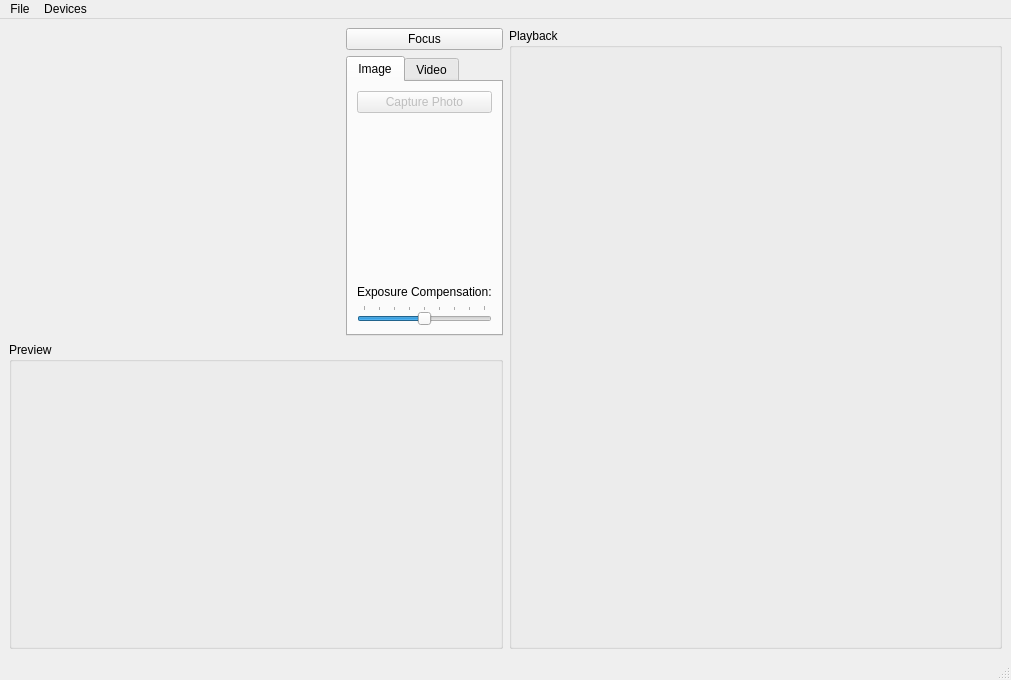
<?xml version="1.0" encoding="UTF-8"?>
<ui version="4.0">
 <class>MainWindowUi</class>
 <widget class="QMainWindow" name="MainWindowUi">
  <property name="geometry">
   <rect>
    <x>0</x>
    <y>0</y>
    <width>1011</width>
    <height>680</height>
   </rect>
  </property>
  <property name="windowTitle">
   <string>Camera</string>
  </property>
  <widget class="QWidget" name="centralwidget">
   <layout class="QHBoxLayout" name="horizontalLayout_3">
    <item>
     <layout class="QVBoxLayout" name="verticalLayout_3">
      <item>
       <layout class="QHBoxLayout" name="horizontalLayout">
        <item>
         <widget class="QStackedWidget" name="stackedWidget">
          <property name="sizePolicy">
           <sizepolicy hsizetype="Preferred" vsizetype="Preferred">
            <horstretch>1</horstretch>
            <verstretch>0</verstretch>
           </sizepolicy>
          </property>
          <property name="palette">
           <palette>
            <active>
             <colorrole role="Base">
              <brush brushstyle="SolidPattern">
               <color alpha="255">
                <red>255</red>
                <green>255</green>
                <blue>255</blue>
               </color>
              </brush>
             </colorrole>
             <colorrole role="Window">
              <brush brushstyle="SolidPattern">
               <color alpha="255">
                <red>145</red>
                <green>145</green>
                <blue>145</blue>
               </color>
              </brush>
             </colorrole>
            </active>
            <inactive>
             <colorrole role="Base">
              <brush brushstyle="SolidPattern">
               <color alpha="255">
                <red>255</red>
                <green>255</green>
                <blue>255</blue>
               </color>
              </brush>
             </colorrole>
             <colorrole role="Window">
              <brush brushstyle="SolidPattern">
               <color alpha="255">
                <red>145</red>
                <green>145</green>
                <blue>145</blue>
               </color>
              </brush>
             </colorrole>
            </inactive>
            <disabled>
             <colorrole role="Base">
              <brush brushstyle="SolidPattern">
               <color alpha="255">
                <red>145</red>
                <green>145</green>
                <blue>145</blue>
               </color>
              </brush>
             </colorrole>
             <colorrole role="Window">
              <brush brushstyle="SolidPattern">
               <color alpha="255">
                <red>145</red>
                <green>145</green>
                <blue>145</blue>
               </color>
              </brush>
             </colorrole>
            </disabled>
           </palette>
          </property>
          <property name="currentIndex">
           <number>0</number>
          </property>
          <widget class="QWidget" name="viewfinderPage">
           <layout class="QGridLayout" name="gridLayout_5">
            <item row="0" column="0">
             <widget class="QCameraViewfinder" name="viewfinder" native="true"/>
            </item>
           </layout>
          </widget>
          <widget class="QWidget" name="previewPage">
           <layout class="QGridLayout" name="gridLayout_4">
            <item row="0" column="0">
             <widget class="QLabel" name="lastImagePreviewLabel">
              <property name="sizePolicy">
               <sizepolicy hsizetype="Preferred" vsizetype="MinimumExpanding">
                <horstretch>0</horstretch>
                <verstretch>0</verstretch>
               </sizepolicy>
              </property>
              <property name="frameShape">
               <enum>QFrame::Box</enum>
              </property>
              <property name="text">
               <string/>
              </property>
             </widget>
            </item>
           </layout>
          </widget>
         </widget>
        </item>
        <item>
         <layout class="QVBoxLayout" name="verticalLayout">
          <item>
           <widget class="QPushButton" name="lockButton">
            <property name="text">
             <string>Focus</string>
            </property>
           </widget>
          </item>
          <item>
           <widget class="QTabWidget" name="captureWidget">
            <property name="currentIndex">
             <number>0</number>
            </property>
            <widget class="QWidget" name="tab_2">
             <attribute name="title">
              <string>Image</string>
             </attribute>
             <layout class="QGridLayout" name="gridLayout">
              <item row="0" column="0">
               <widget class="QPushButton" name="takeImageButton">
                <property name="enabled">
                 <bool>false</bool>
                </property>
                <property name="text">
                 <string>Capture Photo</string>
                </property>
                <property name="icon">
                 <iconset>
                  <normaloff>:AppRes/Resources/shutter.svg</normaloff>:AppRes/Resources/shutter.svg</iconset>
                </property>
               </widget>
              </item>
              <item row="1" column="0">
               <spacer name="verticalSpacer_2">
                <property name="orientation">
                 <enum>Qt::Vertical</enum>
                </property>
                <property name="sizeHint" stdset="0">
                 <size>
                  <width>20</width>
                  <height>161</height>
                 </size>
                </property>
               </spacer>
              </item>
              <item row="2" column="0">
               <widget class="QLabel" name="label">
                <property name="text">
                 <string>Exposure Compensation:</string>
                </property>
               </widget>
              </item>
              <item row="3" column="0">
               <widget class="QSlider" name="exposureCompensation">
                <property name="minimum">
                 <number>-4</number>
                </property>
                <property name="maximum">
                 <number>4</number>
                </property>
                <property name="pageStep">
                 <number>2</number>
                </property>
                <property name="orientation">
                 <enum>Qt::Horizontal</enum>
                </property>
                <property name="tickPosition">
                 <enum>QSlider::TicksAbove</enum>
                </property>
               </widget>
              </item>
             </layout>
            </widget>
            <widget class="QWidget" name="tab">
             <attribute name="title">
              <string>Video</string>
             </attribute>
             <layout class="QGridLayout" name="gridLayout_2">
              <item row="0" column="0">
               <widget class="QPushButton" name="recordButton">
                <property name="text">
                 <string>Record</string>
                </property>
               </widget>
              </item>
              <item row="1" column="0">
               <widget class="QPushButton" name="pauseButton">
                <property name="text">
                 <string>Pause</string>
                </property>
               </widget>
              </item>
              <item row="2" column="0">
               <widget class="QPushButton" name="stopButton">
                <property name="text">
                 <string>Stop</string>
                </property>
               </widget>
              </item>
              <item row="3" column="0">
               <spacer name="verticalSpacer">
                <property name="orientation">
                 <enum>Qt::Vertical</enum>
                </property>
                <property name="sizeHint" stdset="0">
                 <size>
                  <width>20</width>
                  <height>76</height>
                 </size>
                </property>
               </spacer>
              </item>
              <item row="4" column="0">
               <widget class="QPushButton" name="muteButton">
                <property name="text">
                 <string>Mute</string>
                </property>
                <property name="checkable">
                 <bool>true</bool>
                </property>
               </widget>
              </item>
             </layout>
            </widget>
           </widget>
          </item>
         </layout>
        </item>
       </layout>
      </item>
      <item>
       <widget class="QGroupBox" name="groupBox">
        <property name="sizePolicy">
         <sizepolicy hsizetype="Expanding" vsizetype="Expanding">
          <horstretch>0</horstretch>
          <verstretch>0</verstretch>
         </sizepolicy>
        </property>
        <property name="title">
         <string>Preview</string>
        </property>
        <layout class="QGridLayout" name="gridLayout_6">
         <item row="0" column="0">
          <widget class="VxLabel" name="m_CamPreview">
           <property name="sizePolicy">
            <sizepolicy hsizetype="Fixed" vsizetype="Fixed">
             <horstretch>0</horstretch>
             <verstretch>0</verstretch>
            </sizepolicy>
           </property>
           <property name="minimumSize">
            <size>
             <width>320</width>
             <height>240</height>
            </size>
           </property>
           <property name="maximumSize">
            <size>
             <width>320</width>
             <height>240</height>
            </size>
           </property>
           <property name="text">
            <string/>
           </property>
          </widget>
         </item>
        </layout>
       </widget>
      </item>
     </layout>
    </item>
    <item>
     <widget class="QGroupBox" name="groupBox_2">
      <property name="sizePolicy">
       <sizepolicy hsizetype="Expanding" vsizetype="Expanding">
        <horstretch>0</horstretch>
        <verstretch>0</verstretch>
       </sizepolicy>
      </property>
      <property name="title">
       <string>Playback</string>
      </property>
      <layout class="QGridLayout" name="gridLayout_3">
       <item row="0" column="0">
        <widget class="CamViewWidget" name="m_CamPlaybackWidget" native="true"/>
       </item>
      </layout>
     </widget>
    </item>
   </layout>
  </widget>
  <widget class="QMenuBar" name="menubar">
   <property name="geometry">
    <rect>
     <x>0</x>
     <y>0</y>
     <width>1011</width>
     <height>21</height>
    </rect>
   </property>
   <widget class="QMenu" name="menuFile">
    <property name="title">
     <string>File</string>
    </property>
    <addaction name="actionStartCamera"/>
    <addaction name="actionStopCamera"/>
    <addaction name="separator"/>
    <addaction name="actionSettings"/>
    <addaction name="separator"/>
    <addaction name="actionExit"/>
   </widget>
   <widget class="QMenu" name="menuDevices">
    <property name="title">
     <string>Devices</string>
    </property>
   </widget>
   <addaction name="menuFile"/>
   <addaction name="menuDevices"/>
  </widget>
  <widget class="QStatusBar" name="statusbar"/>
  <action name="actionExit">
   <property name="text">
    <string>Exit</string>
   </property>
  </action>
  <action name="actionStartCamera">
   <property name="text">
    <string>Start Camera</string>
   </property>
  </action>
  <action name="actionStopCamera">
   <property name="text">
    <string>Stop Camera</string>
   </property>
  </action>
  <action name="actionSettings">
   <property name="text">
    <string>Settings</string>
   </property>
  </action>
 </widget>
 <customwidgets>
  <customwidget>
   <class>QCameraViewfinder</class>
   <extends>QWidget</extends>
   <header>qcameraviewfinder.h</header>
   <container>1</container>
  </customwidget>
  <customwidget>
   <class>VxLabel</class>
   <extends>QLabel</extends>
   <header location="global">VxLabel.h</header>
  </customwidget>
  <customwidget>
   <class>CamViewWidget</class>
   <extends>QWidget</extends>
   <header>CamViewWidget.h</header>
   <container>1</container>
  </customwidget>
 </customwidgets>
 <resources>
  <include location="../app_resources.qrc"/>
 </resources>
 <connections>
  <connection>
   <sender>recordButton</sender>
   <signal>clicked()</signal>
   <receiver>MainWindowUi</receiver>
   <slot>record()</slot>
   <hints>
    <hint type="sourcelabel">
     <x>647</x>
     <y>149</y>
    </hint>
    <hint type="destinationlabel">
     <x>61</x>
     <y>238</y>
    </hint>
   </hints>
  </connection>
  <connection>
   <sender>stopButton</sender>
   <signal>clicked()</signal>
   <receiver>MainWindowUi</receiver>
   <slot>stop()</slot>
   <hints>
    <hint type="sourcelabel">
     <x>647</x>
     <y>225</y>
    </hint>
    <hint type="destinationlabel">
     <x>140</x>
     <y>236</y>
    </hint>
   </hints>
  </connection>
  <connection>
   <sender>pauseButton</sender>
   <signal>clicked()</signal>
   <receiver>MainWindowUi</receiver>
   <slot>pause()</slot>
   <hints>
    <hint type="sourcelabel">
     <x>647</x>
     <y>187</y>
    </hint>
    <hint type="destinationlabel">
     <x>234</x>
     <y>237</y>
    </hint>
   </hints>
  </connection>
  <connection>
   <sender>actionExit</sender>
   <signal>triggered()</signal>
   <receiver>MainWindowUi</receiver>
   <slot>close()</slot>
   <hints>
    <hint type="sourcelabel">
     <x>-1</x>
     <y>-1</y>
    </hint>
    <hint type="destinationlabel">
     <x>154</x>
     <y>130</y>
    </hint>
   </hints>
  </connection>
  <connection>
   <sender>takeImageButton</sender>
   <signal>clicked()</signal>
   <receiver>MainWindowUi</receiver>
   <slot>takeImage()</slot>
   <hints>
    <hint type="sourcelabel">
     <x>625</x>
     <y>132</y>
    </hint>
    <hint type="destinationlabel">
     <x>603</x>
     <y>169</y>
    </hint>
   </hints>
  </connection>
  <connection>
   <sender>lockButton</sender>
   <signal>clicked()</signal>
   <receiver>MainWindowUi</receiver>
   <slot>toggleLock()</slot>
   <hints>
    <hint type="sourcelabel">
     <x>658</x>
     <y>75</y>
    </hint>
    <hint type="destinationlabel">
     <x>453</x>
     <y>119</y>
    </hint>
   </hints>
  </connection>
  <connection>
   <sender>muteButton</sender>
   <signal>toggled(bool)</signal>
   <receiver>MainWindowUi</receiver>
   <slot>setMuted(bool)</slot>
   <hints>
    <hint type="sourcelabel">
     <x>647</x>
     <y>377</y>
    </hint>
    <hint type="destinationlabel">
     <x>5</x>
     <y>280</y>
    </hint>
   </hints>
  </connection>
  <connection>
   <sender>exposureCompensation</sender>
   <signal>valueChanged(int)</signal>
   <receiver>MainWindowUi</receiver>
   <slot>setExposureCompensation(int)</slot>
   <hints>
    <hint type="sourcelabel">
     <x>559</x>
     <y>367</y>
    </hint>
    <hint type="destinationlabel">
     <x>665</x>
     <y>365</y>
    </hint>
   </hints>
  </connection>
  <connection>
   <sender>actionSettings</sender>
   <signal>triggered()</signal>
   <receiver>MainWindowUi</receiver>
   <slot>configureCaptureSettings()</slot>
   <hints>
    <hint type="sourcelabel">
     <x>-1</x>
     <y>-1</y>
    </hint>
    <hint type="destinationlabel">
     <x>333</x>
     <y>210</y>
    </hint>
   </hints>
  </connection>
  <connection>
   <sender>actionStartCamera</sender>
   <signal>triggered()</signal>
   <receiver>MainWindowUi</receiver>
   <slot>startCamera()</slot>
   <hints>
    <hint type="sourcelabel">
     <x>-1</x>
     <y>-1</y>
    </hint>
    <hint type="destinationlabel">
     <x>333</x>
     <y>210</y>
    </hint>
   </hints>
  </connection>
  <connection>
   <sender>actionStopCamera</sender>
   <signal>triggered()</signal>
   <receiver>MainWindowUi</receiver>
   <slot>stopCamera()</slot>
   <hints>
    <hint type="sourcelabel">
     <x>-1</x>
     <y>-1</y>
    </hint>
    <hint type="destinationlabel">
     <x>333</x>
     <y>210</y>
    </hint>
   </hints>
  </connection>
 </connections>
 <slots>
  <slot>record()</slot>
  <slot>pause()</slot>
  <slot>stop()</slot>
  <slot>enablePreview(bool)</slot>
  <slot>configureCaptureSettings()</slot>
  <slot>takeImage()</slot>
  <slot>startCamera()</slot>
  <slot>toggleLock()</slot>
  <slot>setMuted(bool)</slot>
  <slot>stopCamera()</slot>
  <slot>setExposureCompensation(int)</slot>
 </slots>
</ui>
